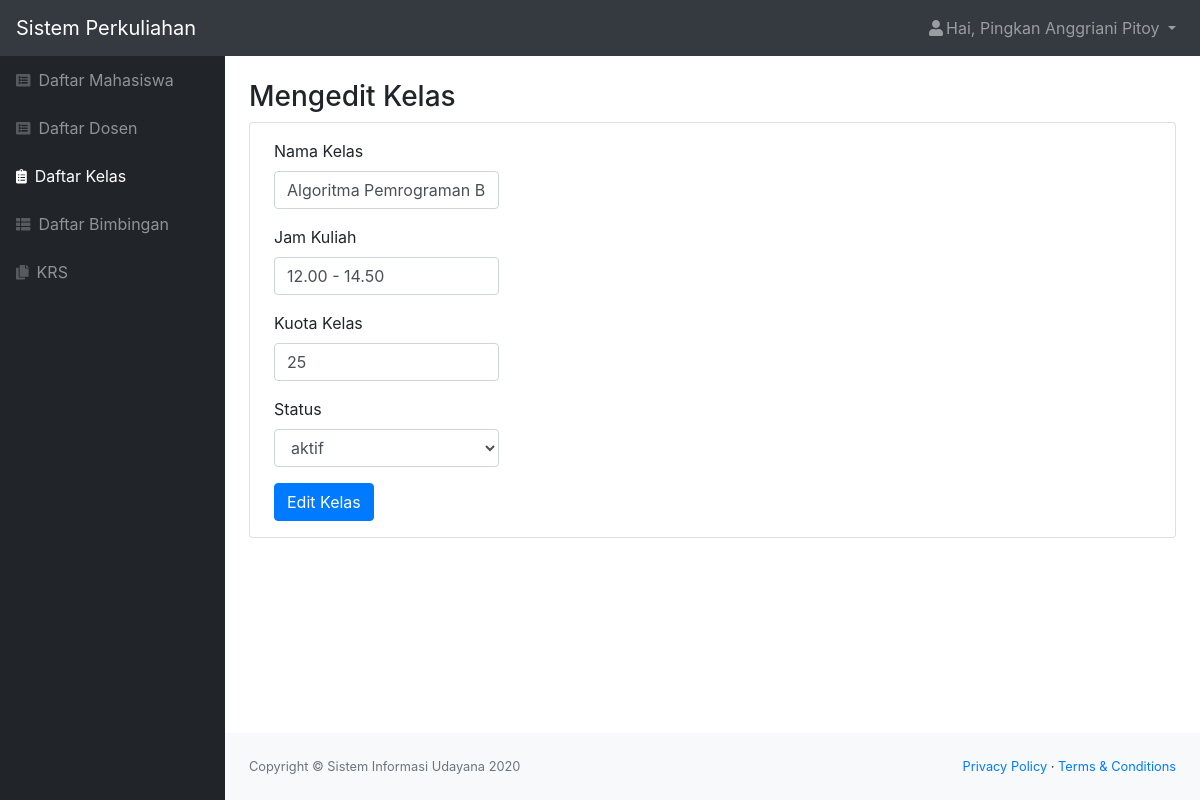
Screenshot of /editKls.php?id_kelas=1 (signed in) with the database file from the repository.
### tables this page shows
CREATE TABLE `kelas` (
  `id_kelas` int(11) NOT NULL,
  `nama_kelas` varchar(100) NOT NULL,
  `jam_kuliah` varchar(20) NOT NULL,
  `kuota_kelas` int(11) NOT NULL,
  `id_dosen` int(11) NOT NULL,
  `status` varchar(20) NOT NULL
);

### editKls.php (the view, shortened to what this page needs)
<?php
include "function.php";
$nama = $_SESSION['nama'];
$role = $_SESSION['id'];
$id_kelas = $_GET['id_kelas'];
$queryKRS = mysqli_query($koneksi, "SELECT * FROM kelas WHERE id_kelas = '$id_kelas'");
$krs = mysqli_fetch_assoc($queryKRS);
?>
<!DOCTYPE html>
<html lang="en">
    <head>
        <link href="styles.css" rel="stylesheet" />
        <link href="https://cdn.datatables.net/1.10.20/css/dataTables.bootstrap4.min.css" rel="stylesheet" />
    </head>
    <body class="sb-nav-fixed">
        <nav class="sb-topnav navbar navbar-expand navbar-dark bg-dark">
            <a class="navbar-brand" href="index.html">Sistem Perkuliahan</a>
            <ul class="navbar-nav ml-auto">
                <li class="nav-item dropdown">
                    <a class="nav-link dropdown-toggle" id="userDropdown" href="#" role="button" data-toggle="dropdown" aria-haspopup="true" aria-expanded="false"><i class="fas fa-user fa-fw"></i>Hai, <?= $nama; ?> </a>
                </li>
            </ul>
        </nav>
        <div id="layoutSidenav">
            <div id="layoutSidenav_nav">
                <nav class="sb-sidenav accordion sb-sidenav-dark" id="sidenavAccordion">
                    <div class="sb-sidenav-menu">
                        <div class="nav">
                            <a class="nav-link" href="mhs.php"
                                ><div class="sb-nav-link-icon"><i class="fas fa-list-alt"></i></div>
                                Daftar Mahasiswa</a
                            >
                            <a class="nav-link" href="dosen.php"
                                ><div class="sb-nav-link-icon"><i class="fas fa-list-alt"></i></div>
                                Daftar Dosen</a
                            >
                            <a class="nav-link active" href="kelas.php"
                                ><div class="sb-nav-link-icon"><i class="fas fa-clipboard-list"></i></div>
                                Daftar Kelas</a
                            >
                            <a class="nav-link" href="bimbingan.php"
                                ><div class="sb-nav-link-icon"><i class="fas fa-th-list"></i></div>
                                Daftar Bimbingan</a
                            >
                            <?php if($role == "1") { ?>
                            <a class="nav-link" href="krs.php"
                                ><div class="sb-nav-link-icon"><i class="fas fa-copy"></i></div>
                                KRS</a>
                            <?php } ?>
                        </div>
                    </div>
                </nav>
            </div>
            <div id="layoutSidenav_content">
                <main>
                    <div class="container-fluid">
                        <h3 class="mt-4">Mengedit Kelas</h3>
                        <div class="card mb-4">
                            <form form action="function.php?act=editKelas&id_kelas=<?= $id_kelas; ?>" id="buat" method="POST" >
                                <div class="form-group ml-4 py-3 mb-0">
                                    <label for="namaKelas">Nama Kelas</label>
                                    <input type="text" class="form-control col-sm-3" id="namaKelas" name="namaKelas" value="<?= $krs['nama_kelas']; ?>">
                                </div>
                                <div class="form-group ml-4">
                                    <label for="jamKuliah">Jam Kuliah</label>
                                    <input type="text" class="form-control col-sm-3" id="jamKuliah" name="jamKuliah"  value="<?= $krs['jam_kuliah']; ?>">
                                </div>
                                <div class="form-group ml-4">
                                    <label for="kuotaKelas">Kuota Kelas</label>
                                    <input type="number" class="form-control col-sm-3" id="kuotaKelas" name="kuotaKelas"  value="<?= $krs['kuota_kelas']; ?>">
                                </div>
                                <div class="form-group ml-4 ">
                                    <label for="status" class="form-label">Status</label>
                                    <select name="status" id="status" class="form-control col-sm-3">
                                        <option value="<?= $krs['status']; ?>"><?= $krs['status']; ?></option>
                                    </select>
                                </div>
                                <input type="submit" name="buat_btn" id="buat" class="btn btn-primary ml-4 mb-3" value="Edit Kelas">
                            </form>
                        </div>
                    </div>
                </main>
                <footer class="py-4 bg-light mt-auto">
                    <div class="container-fluid">
                        <div class="d-flex align-items-center justify-content-between small">
                            <div class="text-muted">Copyright &copy; Sistem Informasi Udayana 2020</div>
                            <div>
                                <a href="#">Privacy Policy</a>
                                &middot;
                                <a href="#">Terms &amp; Conditions</a>
                            </div>
                        </div>
                    </div>
                </footer>
            </div>
        </div>
    </body>
</html>

### rows the page displays
kelas: namaKelas "Algoritma Pemrograman B", jamKuliah "12.00 - 14.50", kuotaKelas "25", status "aktif"

### other values shown
$nama "Pingkan Anggriani Pitoy"
